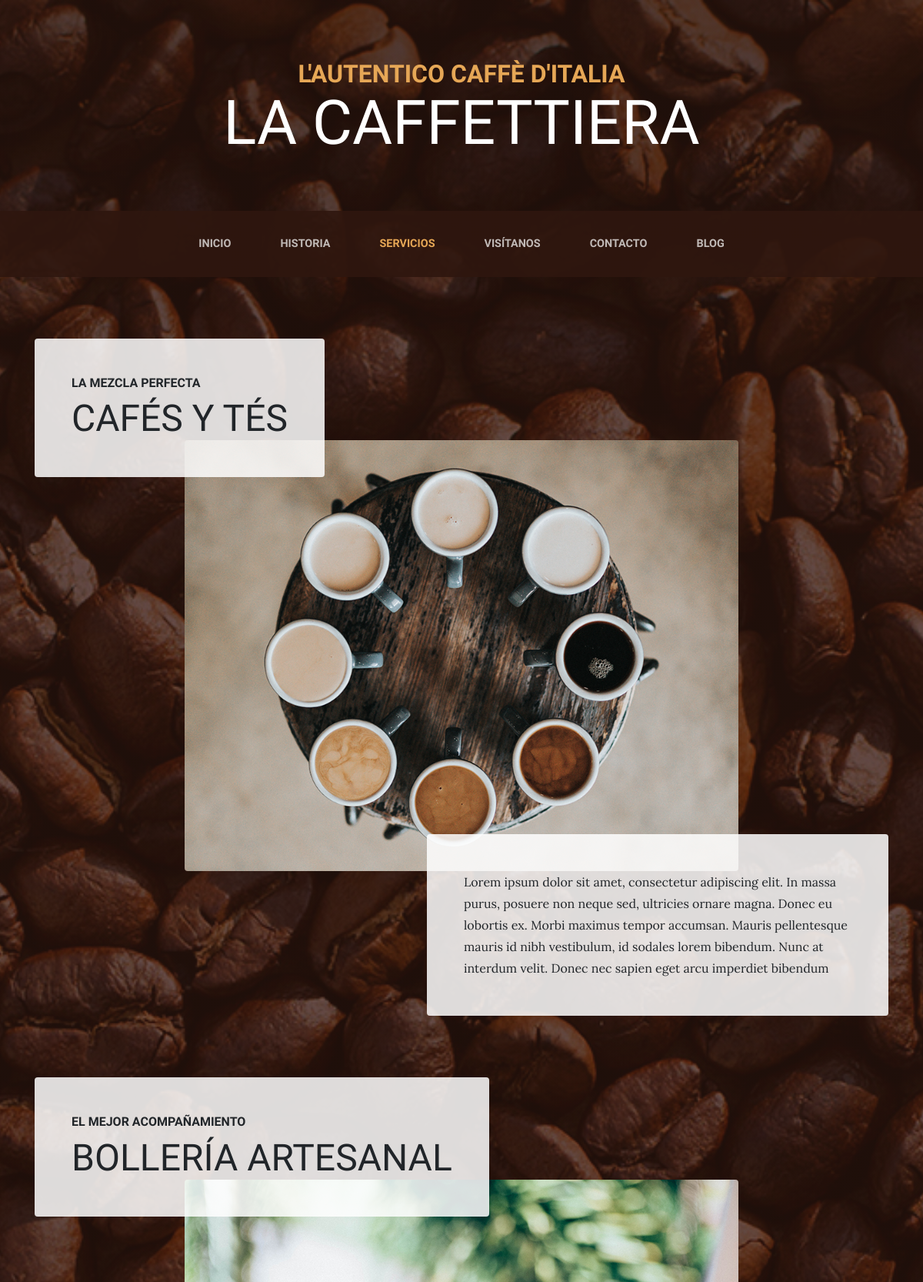
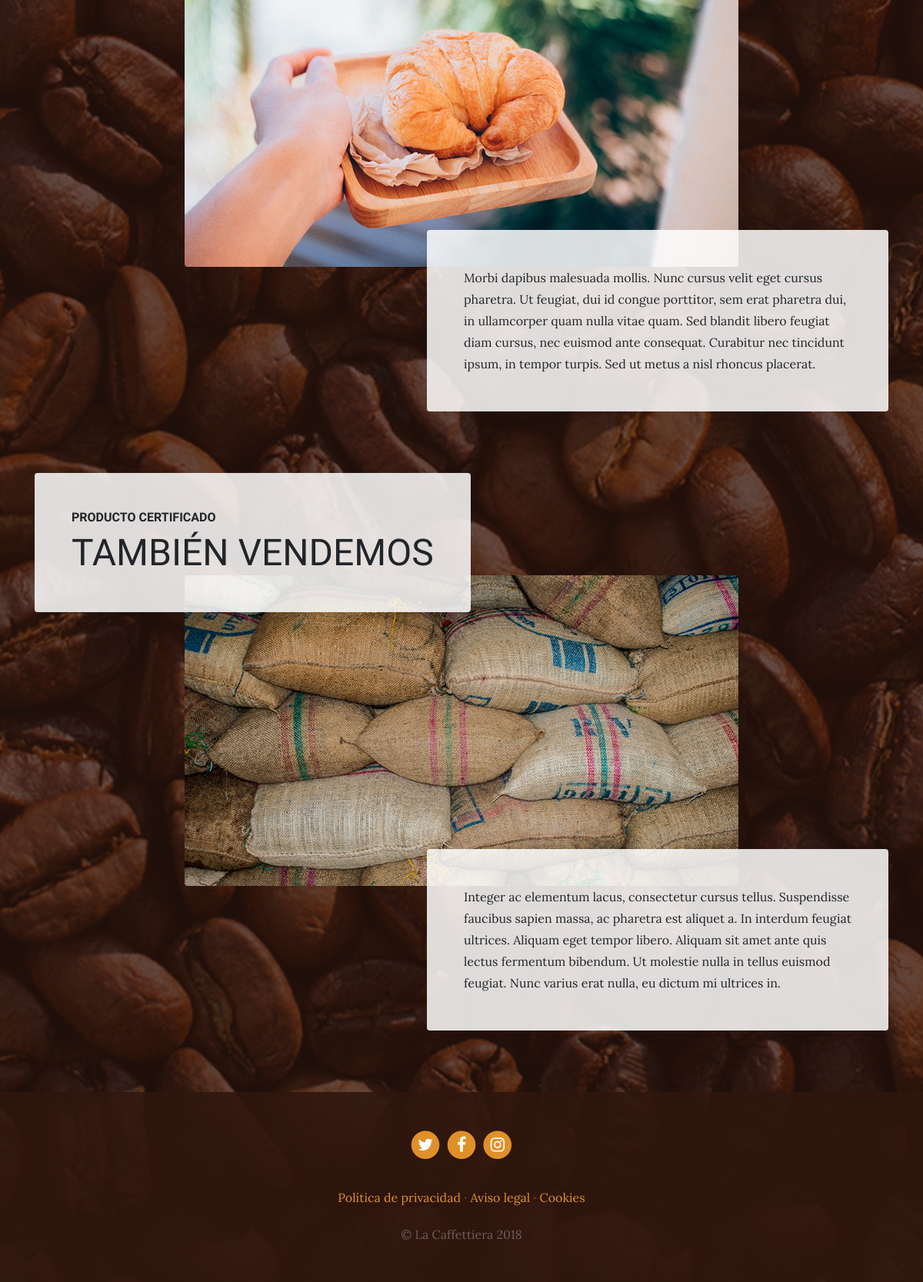
Page /services/ on the committed database (2 pictures, top to bottom).
### services/models.py (models this page shows, shortened)
class Service(models.Model):
    title = models.CharField(max_length=200, verbose_name="Título")
    subtitle = models.CharField(max_length=200, verbose_name="Subtítulo")
    description = models.TextField(verbose_name="Descripción")
    image = models.ImageField(upload_to="services", verbose_name="Imagen")
    created = models.DateTimeField(auto_now=True, verbose_name="Fecha de creación")
    updated = models.DateTimeField(auto_now_add=True, verbose_name="Última modificación")
    class Meta():
        verbose_name = "Servicio"
        verbose_name_plural = "Servicios"
        ordering = ["created"]

### services/views.py (the view)
# urls.py: path('', views.services, name="services"),
def services(request):
    services = Service.objects.all()
    return render(request, "services/services.html", {"services":services})

### services/templates/services/services.html (shortened to what this page needs)
{% extends "core/base.html" %}
{% load static %}
{% block content %}
  {% for service in services %}
      <section class="page-section">
        <div class="container">
          <div class="product-item">
            <div class="product-item-title d-flex">
              <div class="bg-faded p-5 d-flex mr-auto rounded">
                <h2 class="section-heading mb-0">
                  <span class="section-heading-upper">{{service.title}}</span>
                  <span class="section-heading-lower">{{service.subtitle}}</span>
                </h2>
              </div>
            </div>
            <img class="product-item-img mx-auto d-flex rounded img-fluid mb-3 mb-lg-0" src="{{service.image.url}}" alt="">
            <div class="product-item-description d-flex ml-auto">
              <div class="bg-faded p-5 rounded">
                <p class="mb-0">{{service.description}}</p>
              </div>
            </div>
          </div>
        </div>
      </section>
  {% endfor %}
{% endblock %}

### core/templates/core/base.html (shortened to what this page needs)
<!DOCTYPE html>
<html lang="es">
{% load static %}
  <head>
    <link href="{% static 'core/vendor/bootstrap/css/bootstrap.min.css' %}" rel="stylesheet">
    <link href="{% static 'core/vendor/font-awesome/css/font-awesome.min.css' %}" rel="stylesheet" type="text/css">
    <link href="{% static 'core/css/business-casual.css' %}" rel="stylesheet">
  </head>
  <body>
    <h1 class="site-heading text-center text-white d-none d-lg-block">
      <span class="site-heading-upper text-primary mb-3">L'autentico caffè d'italia</span>
      <span class="site-heading-lower">La Caffettiera</span>
    </h1>
    <nav class="navbar navbar-expand-lg navbar-dark py-lg-4" id="mainNav">
      <div class="container">
        <div class="collapse navbar-collapse" id="navbarResponsive">
          <ul class="navbar-nav mx-auto">
            <li class="nav-item px-lg-4 {% if request.path == '/' %}active{% endif %}">
              <a class="nav-link text-uppercase text-expanded" href="{% url 'home' %}">Inicio</a>
            </li>
            <li class="nav-item px-lg-4 {% if request.path == '/about/' %}active{% endif %}">
              <a class="nav-link text-uppercase text-expanded" href="{% url 'about' %}">Historia</a>
            </li>
            <li class="nav-item px-lg-4 {% if request.path == '/services/' %}active{% endif %}">
              <a class="nav-link text-uppercase text-expanded" href="{% url 'services' %}">Servicios</a>
            </li>
            <li class="nav-item px-lg-4 {% if request.path == '/store/' %}active{% endif %}">
              <a class="nav-link text-uppercase text-expanded" href="{% url 'store' %}">Visítanos</a>
            </li>
            <li class="nav-item px-lg-4 {% if request.path == '/contact/' %}active{% endif %}">
              <a class="nav-link text-uppercase text-expanded" href="{% url 'contact' %}">Contacto</a>
            </li>
            <li class="nav-item px-lg-4 {% if request.path == '/blog/' %}active{% endif %}">
              <a class="nav-link text-uppercase text-expanded" href="{% url 'blog' %}">Blog</a>
            </li>
          </ul>
        </div>
      </div>
    </nav>
    {% block content %} {% endblock %}
    <footer class="footer text-faded text-center py-5">
      <div class="container">
        <p class="m-0">
	        <a href="#" class="link">
	          <span class="fa-stack fa-lg">
	            <i class="fa fa-circle fa-stack-2x"></i>
	            <i class="fa fa-twitter fa-stack-1x fa-inverse"></i>
	          </span>
	        </a>
	        <a href="#" class="link">
	          <span class="fa-stack fa-lg">
	            <i class="fa fa-circle fa-stack-2x"></i>
	            <i class="fa fa-facebook fa-stack-1x fa-inverse"></i>
	          </span>
	        </a>
	        <a href="#" class="link">
	          <span class="fa-stack fa-lg">
	            <i class="fa fa-circle fa-stack-2x"></i>
	            <i class="fa fa-instagram fa-stack-1x fa-inverse"></i>
	          </span>
	        </a>
	    </p>
        <p class="m-0 mbt">
        	<a href="sample.html" class="link">Política de privacidad</a> ·
        	<a href="sample.html" class="link">Aviso legal</a> ·
        	<a href="sample.html" class="link">Cookies</a>
		</p>
        <p class="m-0 mbt1">&copy; La Caffettiera 2018</p>
      </div>
	</footer>
  </body>
</html>

### core/static/core/css/business-casual.css (style rules this page uses)
body { font-family: 'Lora'; background: linear-gradient(rgba(47, 23, 15, 0.65), rgba(47, 23, 15, 0.65)), url("../img/bg.jpg"); background-attachment: fixed; background-position: center; background-size: cover; }
h1, h2, h3, h4, h5, h6 { font-family: 'Raleway'; }
p { line-height: 1.75; }
.text-faded { color: rgba(255, 255, 255, 0.3); }
.site-heading { margin-top: 5rem; margin-bottom: 5rem; text-transform: uppercase; line-height: 1; font-family: 'Raleway'; }
.site-heading .site-heading-upper { display: block; font-size: 2rem; font-weight: 800; }
.site-heading .site-heading-lower { font-size: 5rem; font-weight: 100; line-height: 4rem; }
.page-section { margin-top: 5rem; margin-bottom: 5rem; }
.section-heading { text-transform: uppercase; }
.section-heading .section-heading-upper { display: block; font-size: 1rem; font-weight: 800; padding-bottom:.5rem; }
.section-heading .section-heading-lower { display: block; font-size: 3rem; font-weight: 100; }
.bg-faded { background-color: rgba(255, 255, 255, 0.85); }
#mainNav { background-color: rgba(47, 23, 15, 0.9); font-family: 'Raleway'; }
#mainNav .navbar-nav .nav-item .nav-link { color: rgba(255, 255, 255, 0.7); font-weight: 800; }
#mainNav .navbar-nav .nav-item.active .nav-link { color: #e6a756; }
@media (min-width: 992px) { #mainNav .navbar-nav .nav-item .nav-link { font-size: 0.9rem; } }
@media (min-width: 992px) { .product-item .product-item-title { position: relative; z-index: 1; margin-bottom: -3rem; } }
@media (min-width: 992px) { .product-item .product-item-img { position: relative; z-index: 0; max-width: 60vw; } }
@media (min-width: 992px) { .product-item .product-item-description { position: relative; z-index: 1; margin-top: -3rem; max-width: 50vw; } }
.footer { background-color: rgba(47, 23, 15, 0.9); }
.text-primary { color: #e6a756 !important; }
.mbt { padding-top: 2rem; }
.mbt1 { padding-top: 1.25rem; }
a.link { color: #df902a; }

### rows in the picture
Service: title "LA MEZCLA PERFECTA", subtitle "CAFÉS Y TÉS", image (picture), description "Lorem ipsum dolor sit amet, consectetur adipiscing elit. In massa purus, posuere non neque sed, ultricies ornare magna. Donec eu lobortis ex. Morbi maximus tempor accumsan. Mauris pellentesque mauris id nibh vestibulum, id sodales lorem bibendum. Nunc at interdum velit. Donec nec sapien eget arcu imperdiet bibendum"
Service: title "EL MEJOR ACOMPAÑAMIENTO", subtitle "BOLLERÍA ARTESANAL", image (picture), description "Morbi dapibus malesuada mollis. Nunc cursus velit eget cursus pharetra. Ut feugiat, dui id congue porttitor, sem erat pharetra dui, in ullamcorper quam nulla vitae quam. Sed blandit libero feugiat diam cursus, nec euismod ante consequat. Curabitur nec tincidunt ipsum, in tempor turpis. Sed ut metus a nisl rhoncus placerat."
Service: title "PRODUCTO CERTIFICADO", subtitle "TAMBIÉN VENDEMOS", image (picture), description "Integer ac elementum lacus, consectetur cursus tellus. Suspendisse faucibus sapien massa, ac pharetra est aliquet a. In interdum feugiat ultrices. Aliquam eget tempor libero. Aliquam sit amet ante quis lectus fermentum bibendum. Ut molestie nulla in tellus euismod feugiat. Nunc varius erat nulla, eu dictum mi ultrices in."
